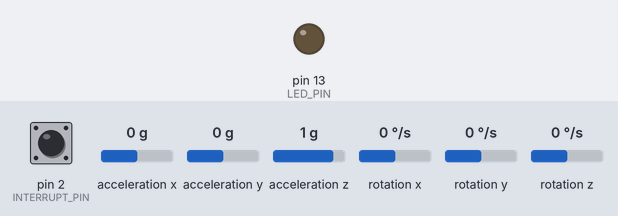
A sketch run on a simulated Teensy 4. Shown: output pins drawn as LEDs (lit = HIGH). Inputs (shaded band) come from the test bench; at power-on: pin 2 (INTERRUPT_PIN) LOW, acceleration x 0 g, acceleration y 0 g, acceleration z 1 g, rotation x 0 °/s, rotation y 0 °/s, rotation z 0 °/s. The sensor or clock chip raises its interrupt line as the real part does; what the sketch prints to the serial monitor is not drawn.

Above: at 0.6 s.
At 21.21 s:
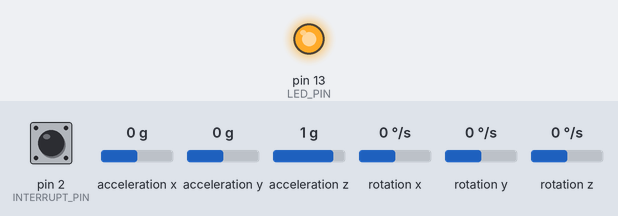
Timing chart, 0 to 22.0 s (numbered marks = the images above):
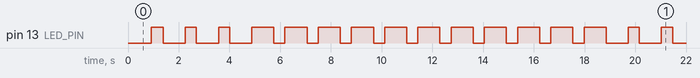

Measured:
- by itself, pin 13 (LED_PIN): LOW → HIGH at 0.91 s, → LOW 0.48 s later, → HIGH 0.87 s later, → LOW 0.44 s later, … (32 changes in this stretch)

The sketch:

MPU6050_DMP6.ino
```cpp
// (licence header left out)
// I2Cdev and MPU6050 must be installed as libraries, or else the .cpp/.h files
// for both classes must be in the include path of your project
#include "I2Cdev.h"

#include "MPU6050_6Axis_MotionApps20.h"
//#include "MPU6050.h" // not necessary if using MotionApps include file

// Arduino Wire library is required if I2Cdev I2CDEV_ARDUINO_WIRE implementation
// is used in I2Cdev.h
#if I2CDEV_IMPLEMENTATION == I2CDEV_ARDUINO_WIRE
    #include "Wire.h"
#endif

#include <PID_v1.h>

// class default I2C address is 0x68
// specific I2C addresses may be passed as a parameter here
// AD0 low = 0x68 (default for SparkFun breakout and InvenSense evaluation board)
// AD0 high = 0x69
MPU6050 mpu;
//MPU6050 mpu(0x69); // <-- use for AD0 high

/* =========================================================================
   NOTE: In addition to connection 3.3v, GND, SDA, and SCL, this sketch
   depends on the MPU-6050's INT pin being connected to the Arduino's
   external interrupt #0 pin. On the Arduino Uno and Mega 2560, this is
   digital I/O pin 2.
 * ========================================================================= */

/* =========================================================================
   NOTE: Arduino v1.0.1 with the Leonardo board generates a compile error
   when using Serial.write(buf, len). The Teapot output uses this method.
   The solution requires a modification to the Arduino USBAPI.h file, which
   is fortunately simple, but annoying. This will be fixed in the next IDE
   release. For more info, see these links:

   http://arduino.cc/forum/index.php/topic,109987.0.html
   http://code.google.com/p/arduino/issues/detail?id=958
 * ========================================================================= */


// uncomment "OUTPUT_READABLE_QUATERNION" if you want to see the actual
// quaternion components in a [w, x, y, z] format (not best for parsing
// on a remote host such as Processing or something though)
//#define OUTPUT_READABLE_QUATERNION

// uncomment "OUTPUT_READABLE_EULER" if you want to see Euler angles
// (in degrees) calculated from the quaternions coming from the FIFO.
// Note that Euler angles suffer from gimbal lock (for more info, see
// http://en.wikipedia.org/wiki/Gimbal_lock)
//#define OUTPUT_READABLE_EULER

// uncomment "OUTPUT_READABLE_YAWPITCHROLL" if you want to see the yaw/
// pitch/roll angles (in degrees) calculated from the quaternions coming
// from the FIFO. Note this also requires gravity vector calculations.
// Also note that yaw/pitch/roll angles suffer from gimbal lock (for
// more info, see: http://en.wikipedia.org/wiki/Gimbal_lock)
#define OUTPUT_READABLE_YAWPITCHROLL

// uncomment "OUTPUT_READABLE_REALACCEL" if you want to see acceleration
// components with gravity removed. This acceleration reference frame is
// not compensated for orientation, so +X is always +X according to the
// sensor, just without the effects of gravity. If you want acceleration
// compensated for orientation, us OUTPUT_READABLE_WORLDACCEL instead.
//#define OUTPUT_READABLE_REALACCEL

// uncomment "OUTPUT_READABLE_WORLDACCEL" if you want to see acceleration
// components with gravity removed and adjusted for the world frame of
// reference (yaw is relative to initial orientation, since no magnetometer
// is present in this case). Could be quite handy in some cases.
//#define OUTPUT_READABLE_WORLDACCEL

// uncomment "OUTPUT_TEAPOT" if you want output that matches the
// format used for the InvenSense teapot demo
//#define OUTPUT_TEAPOT


#define INTERRUPT_PIN 2  // use pin 2 on Arduino Uno & most boards
#define LED_PIN 13 // (Arduino is 13, Teensy is 11, Teensy++ is 6)
bool blinkState = false;

// MPU control/status vars
bool dmpReady = false;  // set true if DMP init was successful
uint8_t mpuIntStatus;   // holds actual interrupt status byte from MPU
uint8_t devStatus;      // return status after each device operation (0 = success, !0 = error)
uint16_t packetSize;    // expected DMP packet size (default is 42 bytes)
uint16_t fifoCount;     // count of all bytes currently in FIFO
uint8_t fifoBuffer[64]; // FIFO storage buffer

// orientation/motion vars
Quaternion q;           // [w, x, y, z]         quaternion container
VectorInt16 aa;         // [x, y, z]            accel sensor measurements
VectorInt16 aaReal;     // [x, y, z]            gravity-free accel sensor measurements
VectorInt16 aaWorld;    // [x, y, z]            world-frame accel sensor measurements
VectorFloat gravity;    // [x, y, z]            gravity vector
float euler[3];         // [psi, theta, phi]    Euler angle container
float ypr[3];           // [yaw, pitch, roll]   yaw/pitch/roll container and gravity vector

// packet structure for InvenSense teapot demo
uint8_t teapotPacket[14] = { '$', 0x02, 0,0, 0,0, 0,0, 0,0, 0x00, 0x00, '\r', '\n' };


// ================================================================
// ===               INTERRUPT DETECTION ROUTINE                ===
// ================================================================

volatile bool mpuInterrupt = false;     // indicates whether MPU interrupt pin has gone high
void dmpDataReady() {
    mpuInterrupt = true;
}

// ================================================================
// ===               FRAME TEST PARAMS                ===
// ================================================================

float a;
float b;
uint8_t t;

// ================================================================
// ===               PID PARAMS                ===
// ================================================================

//Define Variables we'll be connecting to
double Setpoint, Input, Output;

//Specify the links and initial tuning parameters
double Kp=0.2, Ki=0.5, Kd=0.1;
PID myPID(&Input, &Output, &Setpoint, Kp, Ki, Kd, DIRECT);

// ================================================================
// ===                      INITIAL SETUP                       ===
// ================================================================

void setup() {
    a = 0;
    b = 0;
    t = 0;
    // join I2C bus (I2Cdev library doesn't do this automatically)
    #if I2CDEV_IMPLEMENTATION == I2CDEV_ARDUINO_WIRE
        Wire.begin();
        Wire.setClock(400000); // 400kHz I2C clock. Comment this line if having compilation difficulties
    #elif I2CDEV_IMPLEMENTATION == I2CDEV_BUILTIN_FASTWIRE
        Fastwire::setup(400, true);
    #endif

    // initialize serial communication
    // (115200 chosen because it is required for Teapot Demo output, but it's
    // really up to you depending on your project)
    Serial.begin(115200);
    Serial3.begin(115200);
    while (!Serial); // wait for Leonardo enumeration, others continue immediately
    while (!Serial3);

    // NOTE: 8MHz or slower host processors, like the Teensy @ 3.3v or Ardunio
    // Pro Mini running at 3.3v, cannot handle this baud rate reliably due to
    // the baud timing being too misaligned with processor ticks. You must use
    // 38400 or slower in these cases, or use some kind of external separate
    // crystal solution for the UART timer.

    // initialize device
    Serial.println(F("Initializing I2C devices..."));
    mpu.initialize();
    pinMode(INTERRUPT_PIN, INPUT);

    // verify connection
    Serial.println(F("Testing device connections..."));
    Serial.println(mpu.testConnection() ? F("MPU6050 connection successful") : F("MPU6050 connection failed"));

    // wait for ready
    Serial.println(F("\nSend any character to begin DMP programming and demo: "));
    /*while (Serial.available() && Serial.read()); // empty buffer
    while (!Serial.available());                 // wait for data
    while (Serial.available() && Serial.read()); // empty buffer again*/

    // load and configure the DMP
    Serial.println(F("Initializing DMP..."));
    devStatus = mpu.dmpInitialize();

    // supply your own gyro offsets here, scaled for min sensitivity
    mpu.setXGyroOffset(220);
    mpu.setYGyroOffset(76);
    mpu.setZGyroOffset(-85);
    mpu.setZAccelOffset(1788); // 1688 factory default for my test chip

    // make sure it worked (returns 0 if so)
    if (devStatus == 0) {
        // turn on the DMP, now that it's ready
        Serial.println(F("Enabling DMP..."));
        mpu.setDMPEnabled(true);

        // enable Arduino interrupt detection
        Serial.println(F("Enabling interrupt detection (Arduino external interrupt 0)..."));
        attachInterrupt(digitalPinToInterrupt(INTERRUPT_PIN), dmpDataReady, RISING);
        mpuIntStatus = mpu.getIntStatus();

        // set our DMP Ready flag so the main loop() function knows it's okay to use it
        Serial.println(F("DMP ready! Waiting for first interrupt..."));
        dmpReady = true;

        // get expected DMP packet size for later comparison
        packetSize = mpu.dmpGetFIFOPacketSize();
    } else {
        // ERROR!
        // 1 = initial memory load failed
        // 2 = DMP configuration updates failed
        // (if it's going to break, usually the code will be 1)
        Serial.print(F("DMP Initialization failed (code "));
        Serial.print(devStatus);
        Serial.println(F(")"));
    }

    // configure LED for output
    pinMode(LED_PIN, OUTPUT);

    // PID Initialization
    //initialize the variables we're linked to
    Input = 0;
    Setpoint = 0;
    myPID.SetOutputLimits(-100, 100);

    //turn the PID on
    myPID.SetMode(AUTOMATIC);
}


// ================================================================
// ===                    MAIN PROGRAM LOOP                     ===
// ================================================================

void loop() {
    // if programming failed, don't try to do anything
    if (!dmpReady) return;

    // wait for MPU interrupt or extra packet(s) available
    while (!mpuInterrupt && fifoCount < packetSize) {
        // other program behavior stuff here
        // .
        // .
        // .
        // if you are really paranoid you can frequently test in between other
        // stuff to see if mpuInterrupt is true, and if so, "break;" from the
        // while() loop to immediately process the MPU data
        // .
        // .
        // .
    }

    // reset interrupt flag and get INT_STATUS byte
    mpuInterrupt = false;
    mpuIntStatus = mpu.getIntStatus();

    // get current FIFO count
    fifoCount = mpu.getFIFOCount();

    // check for overflow (this should never happen unless our code is too inefficient)
    if ((mpuIntStatus & 0x10) || fifoCount == 1024) {
        // reset so we can continue cleanly
        mpu.resetFIFO();
        Serial.println(F("FIFO overflow!"));

    // otherwise, check for DMP data ready interrupt (this should happen frequently)
    } else if (mpuIntStatus & 0x02) {
        // wait for correct available data length, should be a VERY short wait
        while (fifoCount < packetSize) fifoCount = mpu.getFIFOCount();

        // read a packet from FIFO
        mpu.getFIFOBytes(fifoBuffer, packetSize);

        // track FIFO count here in case there is > 1 packet available
        // (this lets us immediately read more without waiting for an interrupt)
        fifoCount -= packetSize;

        #ifdef OUTPUT_READABLE_QUATERNION
            // display quaternion values in easy matrix form: w x y z
            mpu.dmpGetQuaternion(&q, fifoBuffer);
            Serial.print("quat\t");
            Serial.print(q.w);
            Serial.print("\t");
            Serial.print(q.x);
            Serial.print("\t");
            Serial.print(q.y);
            Serial.print("\t");
            Serial.println(q.z);
        #endif

        #ifdef OUTPUT_READABLE_EULER
            // display Euler angles in degrees
            mpu.dmpGetQuaternion(&q, fifoBuffer);
            mpu.dmpGetEuler(euler, &q);
            Serial.print("euler\t");
            Serial.print(euler[0] * 180/M_PI);
            Serial.print("\t");
            Serial.print(euler[1] * 180/M_PI);
            Serial.print("\t");
            Serial.println(euler[2] * 180/M_PI);
        #endif

        #ifdef OUTPUT_READABLE_YAWPITCHROLL
            // display Euler angles in degrees
            mpu.dmpGetQuaternion(&q, fifoBuffer);
            mpu.dmpGetGravity(&gravity, &q);
            mpu.dmpGetYawPitchRoll(ypr, &q, &gravity);
            /*Serial.print("ypr\t");
            Serial.print(ypr[0] * 180/M_PI);
            Serial.print("\t");
            Serial.print(ypr[1] * 180/M_PI);
            Serial.print("\t");
            Serial.println(ypr[2] * 180/M_PI);*/
        #endif

        #ifdef OUTPUT_READABLE_REALACCEL
            // display real acceleration, adjusted to remove gravity
            mpu.dmpGetQuaternion(&q, fifoBuffer);
            mpu.dmpGetAccel(&aa, fifoBuffer);
            mpu.dmpGetGravity(&gravity, &q);
            mpu.dmpGetLinearAccel(&aaReal, &aa, &gravity);
            Serial.print("areal\t");
            Serial.print(aaReal.x);
            Serial.print("\t");
            Serial.print(aaReal.y);
            Serial.print("\t");
            Serial.println(aaReal.z);
        #endif

        #ifdef OUTPUT_READABLE_WORLDACCEL
            // display initial world-frame acceleration, adjusted to remove gravity
            // and rotated based on known orientation from quaternion
            mpu.dmpGetQuaternion(&q, fifoBuffer);
            mpu.dmpGetAccel(&aa, fifoBuffer);
            mpu.dmpGetGravity(&gravity, &q);
            mpu.dmpGetLinearAccel(&aaReal, &aa, &gravity);
            mpu.dmpGetLinearAccelInWorld(&aaWorld, &aaReal, &q);
            Serial.print("aworld\t");
            Serial.print(aaWorld.x);
            Serial.print("\t");
            Serial.print(aaWorld.y);
            Serial.print("\t");
            Serial.println(aaWorld.z);
        #endif

        #ifdef OUTPUT_TEAPOT
            // display quaternion values in InvenSense Teapot demo format:
            teapotPacket[2] = fifoBuffer[0];
            teapotPacket[3] = fifoBuffer[1];
            teapotPacket[4] = fifoBuffer[4];
            teapotPacket[5] = fifoBuffer[5];
            teapotPacket[6] = fifoBuffer[8];
            teapotPacket[7] = fifoBuffer[9];
            teapotPacket[8] = fifoBuffer[12];
            teapotPacket[9] = fifoBuffer[13];
            Serial.write(teapotPacket, 14);
            teapotPacket[11]++; // packetCount, loops at 0xFF on purpose
        #endif

        // blink LED to indicate activity
        blinkState = !blinkState;
        digitalWrite(LED_PIN, blinkState);
    }

    updateSetpoint();

    Input = ypr[1] * 180/M_PI;
    myPID.Compute();

    float var1 = ypr[0] * 180/M_PI;
    float var2 = Input;
    float var3 = ypr[2] * 180/M_PI;
    float var4 = Output;
    test(var1, var2, var3, var4);
}

void sendFrame(uint8_t frame[], uint8_t sz)
{
    for (int j=0;j<sz;j++) Serial3.write(frame[j]);
}

uint8_t checksum(uint8_t *packet, uint8_t n)
{
    uint32_t sum = 0;
    for (int j=0;j<n-1;j++) sum += packet[j];
    return sum & 0x00FF;
}

void bytesEncode(float number, uint8_t encode_bytes[])
{
    uint16_t int_part = (uint16_t) abs(number);           //[0-65535]
    float decimal_part = (abs(number) - int_part)*100;   //[0-99]

    uint8_t NH = (int_part)>>8;                //Number High Byte
    uint8_t NL = (int_part) & 0x00FF;          //Number Low Byte
    uint8_t D = (int)decimal_part;             //Decimal part (7 bits)
    uint8_t SD = D;                                 //Sign and Decimal Byte
    if (number<=0) SD = D|0b10000000;               //Sign bit

    encode_bytes[0] = NH;
    encode_bytes[1] = NL;
    encode_bytes[2] = SD;
}

void encode(float data[], uint8_t packet[])
{
    uint8_t num1_bytes[3];
    uint8_t num2_bytes[3];
    uint8_t num3_bytes[3];
    uint8_t num4_bytes[3];
    bytesEncode(data[0], num1_bytes);
    bytesEncode(data[1], num2_bytes);
    bytesEncode(data[2], num3_bytes);
    bytesEncode(data[3], num4_bytes);

    packet[0] = num1_bytes[0];
    packet[1] = num1_bytes[1];
    packet[2] = num1_bytes[2];

    packet[3] = num2_bytes[0];
    packet[4] = num2_bytes[1];
    packet[5] = num2_bytes[2];

    packet[6] = num3_bytes[0];
    packet[7] = num3_bytes[1];
    packet[8] = num3_bytes[2];

    packet[9] = num4_bytes[0];
    packet[10] = num4_bytes[1];
    packet[11] = num4_bytes[2];

    packet[12] = checksum(packet, 13);
}

void printFrame(uint8_t frame[], uint8_t sz)
{
    Serial.print("packet_sent = [");
    for (int i = 0; i < sz-1; i++)
    {
        Serial.print(frame[i]);
        Serial.print(",");
    }
    Serial.print(frame[sz-1]);
    Serial.println("]");
}

void test(float D1, float D2, float D3, float D4)
{
    float data[4] = {D1, D2, D3, D4};
    uint8_t frame_test[13];
    encode(data, frame_test);
    sendFrame(frame_test, 13);
    // printFrame(frame_test, 13);
}

void updateSetpoint(void)
{
    if(Serial.available() >= 1)
    {
        Setpoint = Serial.parseInt();
        Serial.print("Setpoint = "); Serial.println(Setpoint);
    }
}
```
